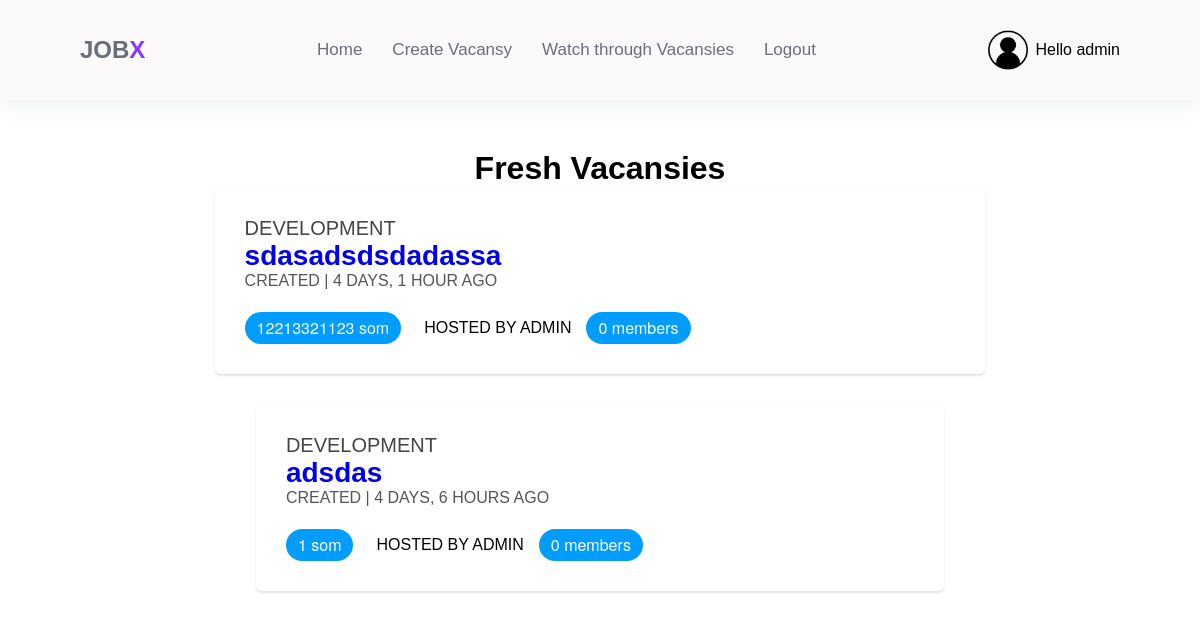
The app's page /allVacansy/ (signed in), older data.
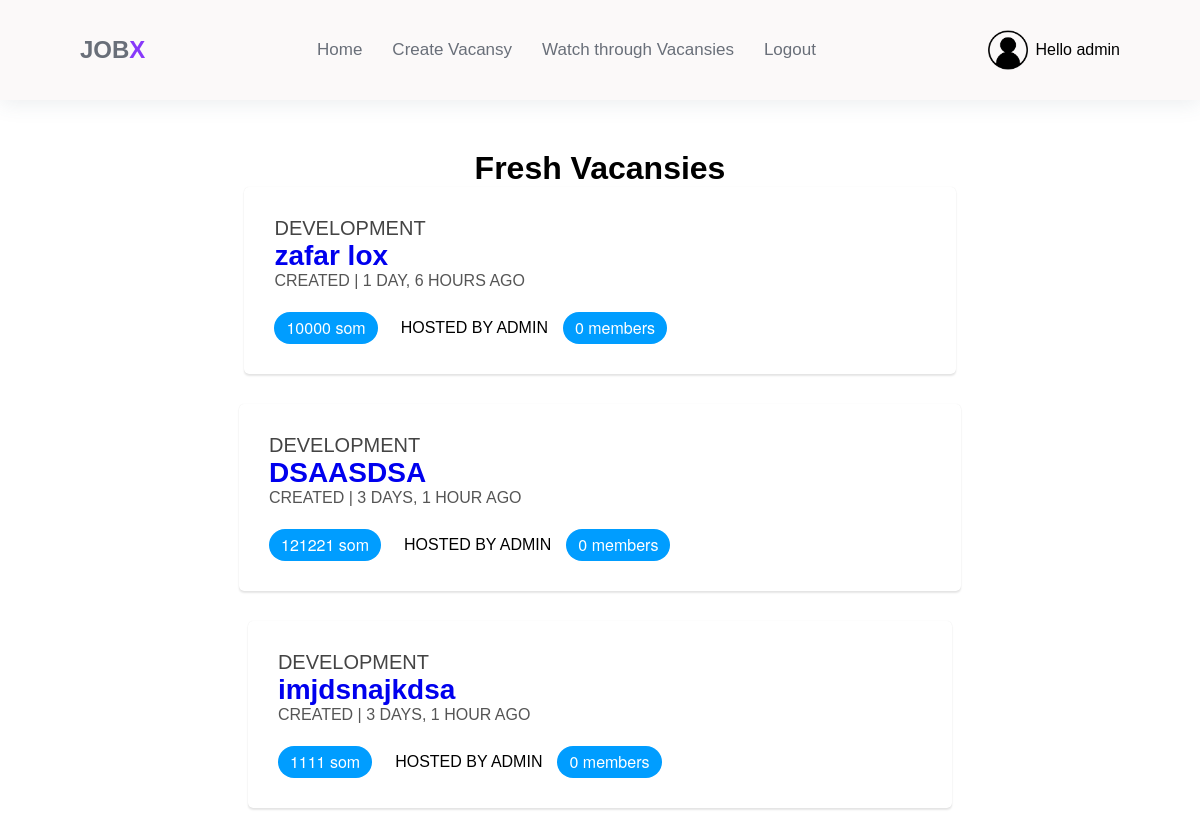
The same page, newer data.
### base/models.py (models this page shows, shortened)
class Vacansy(models.Model):
    title = models.CharField(max_length=30)
    description = models.CharField(max_length=500)
    price = models.IntegerField()
    host = models.ForeignKey(User, on_delete=models.SET_NULL, null=True)
    isDone = models.BooleanField(default=False)
    created = models.DateTimeField(auto_now_add=True)
    selected_freelancer = models.ForeignKey(
        User,
        related_name="selected_vacancies",
        on_delete=models.SET_NULL,
        null=True,
        blank=True,
    )
    participants = models.ManyToManyField(User, related_name="participants", blank=True)
    class Meta:
        ordering = ["-created"]

### base/views.py (the view)
# urls.py: path('allVacansy/',views.vacancies,name='AllVacansy'),
@login_required(login_url="register")
def vacancies(request):
    vacansy = Vacansy.objects.all()
    for j in vacansy:
        participants_count = j.participants.all().count()
    context = {"vacansy": vacansy, "participants_count": participants_count}
    return render(request, "base/allVacancies.html", context)

### base/templates/base/allVacancies.html (shortened to what this page needs)
{% extends "main.html" %} {% block content %}
<h1 style="text-align: center; margin-top: 50px;" class="title">Fresh Vacansies</h1>
{% for i in vacansy %}
<ul style="display: flex; justify-content: center; align-items: center; margin-bottom: 30px;">
  <li class="card2">
      <article class="card-body">
          <header>
              <a href="{% url 'vacancyDetail' i.id %}">
                  <span class="pre-heading">Development</span>
                  <div class="title2">
                      <h3>{{i.title}}</h3>
                  </div>
                  <p class="meta">
                      <span class="author">Created</span>
                      <span> | </span>
                      <time class="updated">{{i.created|timesince}} ago</time>
                  </p>
              </a>
          </header>
          <div class="chips">
              <a class="chip">{{i.price}} som</a>
              <span class="author">Hosted by {{i.host}}</span>
              <a class="chip">{{participants_count}} members</a>
          </div>
      </article>
  </li>
  </ul>
{% endfor %} {% endblock content %}

### templates/main.html (shortened to what this page needs)
<!doctype html>
{% load static %}
<html lang="en">
<head>
    <link rel="stylesheet" href="{% static 'styles/style.css' %}">
</head>
<body>
{% include 'header.html' %}
{% block content %}
{% endblock content %}
</body>
</html>

### templates/header.html (shortened to what this page needs)
{% load static %}
<header class="header">
    <nav>
        <div class="logo">
            <a href="{% url 'home' %}">JOB<span>X</span></a>
        </div>
        <ul class="menu">
            <li><a href="{% url 'home' %}">Home</a></li>
            <li><a href="{% url 'createVacansy' %}">Create Vacansy</a></li>
            <li><a href="{% url 'AllVacansy' %}">Watch through Vacansies</a></li>
            {% if request.user.is_authenticated %}
            <li><a href="{% url 'logout' %}">Logout</a></li>
            {% else %}
            <li><a href="{% url 'register' %}">Register</a></li>
            {% endif %}
        </ul>
        {% if request.user.is_authenticated %}
        <div class="user-header">
            <img src="{% static 'images/avatar.png' %}" alt="">
            <span>Hello {{request.user}}</span>
        </div>
        {% endif %}
    </nav>
</header>

### static/styles/style.css (style rules this page uses)
* { padding: 0; margin: 0; box-sizing: border-box; font-family: sans-serif; text-decoration: none; }
.header { position: sticky; top: 0; width: 100%; box-shadow: 0 4px 20px hsla(207, 24%, 35%, 0.1); background-color: #FBF9F9; z-index: 1; }
nav { display: flex; justify-content: space-between; align-items: center; padding: 30px 80px; }
.logo a { font-size: 24px; font-weight: bold; color: #696F79; }
.logo a span { color: #8739fa; }
.menu { display: flex; justify-content: center; align-items: center; list-style: none; }
.menu a { display: block; padding: 7px 15px; font-size: 17px; font-weight: 500; transition: 0.6s all ease-in-out; color: #696F79; }
nav img { width:40px; height:40px; }
.user-header { display:flex; align-items:center; column-gap:8px; }

### base/templates/base/allVacancies.html (style rules this page uses)
.card2 { box-shadow: 0 0px 1px rgba(0, 0, 0, 0.10), 0 2px 2px rgba(0, 0, 0, 0.10); background: #fff; border-radius: 5px; display: flex; flex-direction: column; }
.card-body { display: flex; flex-flow: row wrap; padding: 30px; }
.card2 header { flex: 100%; }
.card2 .meta { margin-bottom: 22px; }
.card2 .chips { align-self: flex-end; }
@media only screen and (min-width: 768px) { .card2 { flex-direction: row; max-height: 279px; } }
@media only screen and (min-width: 768px) { .card2 h3 { font-size: calc(100% + 1vw); } }
.pre-heading { color: #444; font-size: 20px; font-weight: 400; text-transform: uppercase; }
.meta { color: #555; font-size: 16px; text-transform: uppercase; }
.author { text-transform: uppercase; }
a { text-decoration: none; }
.chips { white-space: nowrap; display: flex; align-items: center; column-gap: 15px; overflow-x: auto; -webkit-overflow-scrolling: touch; }
.chips { -ms-overflow-style: -ms-autohiding-scrollbar; -ms-overflow-style: none; }
.chip { display: inline-block; position: relative; font-size: 16px; font-family: "Helvetica Neue", Helvetica, Arial, sans-serif; line-height: 1.4; white-space: nowrap; color: white; background: #009DFF; border-radius: 25px; margin-right: 8px; padding: 5px 12px; max-height: 32px; }
a.chip { cursor: pointer; }

Row changes from the older to the newer data that the page shows:
removed Vacansy: title "adsdas", created "4 DAYS, 6 HOURS", price "1", host "ADMIN", isDone "0"
added Vacansy: title "zafar lox", created "1 DAY, 6 HOURS", price "10000", host "ADMIN", isDone "0"
changed Vacansy: title "sdasadsdsdadassa" → "DSAASDSA"; created "4 DAYS, 1 HOUR" → "3 DAYS, 1 HOUR"; price "12213321123" → "121221"
added Vacansy: title "imjdsnajkdsa", created "3 DAYS, 1 HOUR", price "1111", host "ADMIN", isDone "0"
